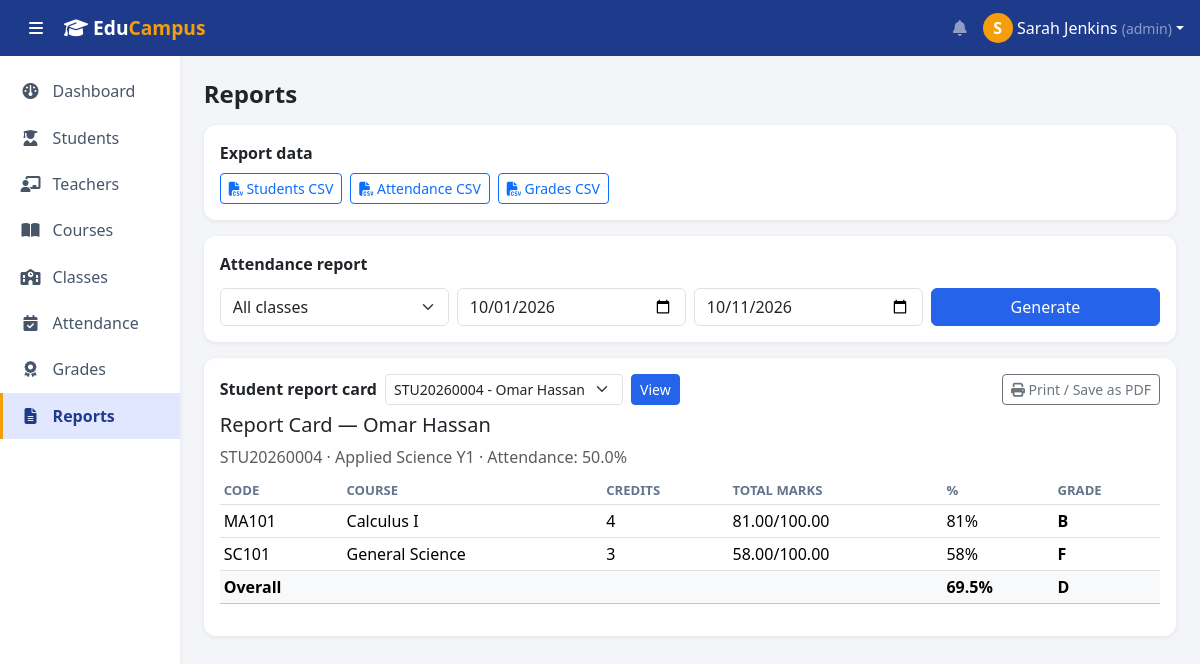
The app's page /reports.php?student_id=4 (signed in) with its own data.
### tables this page shows
CREATE TABLE students(
 id INT AUTO_INCREMENT PRIMARY KEY, user_id INT NULL, student_no VARCHAR(20) NOT NULL UNIQUE,
 first_name VARCHAR(60) NOT NULL, last_name VARCHAR(60) NOT NULL, email VARCHAR(120) NOT NULL UNIQUE, phone VARCHAR(30),
 gender ENUM('Male','Female') NOT NULL, dob DATE NULL, class_id INT NULL, academic_year_id INT NULL, photo VARCHAR(255) NULL,
 status ENUM('Active','Inactive','Graduated') NOT NULL DEFAULT 'Active', created_at TIMESTAMP DEFAULT CURRENT_TIMESTAMP,
 INDEX(class_id), INDEX(academic_year_id),
 FOREIGN KEY(user_id) REFERENCES users(id) ON DELETE SET NULL,
 FOREIGN KEY(class_id) REFERENCES classes(id) ON DELETE SET NULL,
 FOREIGN KEY(academic_year_id) REFERENCES academic_years(id) ON DELETE SET NULL);

CREATE TABLE classes(
 id INT AUTO_INCREMENT PRIMARY KEY, name VARCHAR(80) NOT NULL, department VARCHAR(100), academic_year_id INT NULL, teacher_id INT NULL,
 FOREIGN KEY(academic_year_id) REFERENCES academic_years(id) ON DELETE SET NULL,
 FOREIGN KEY(teacher_id) REFERENCES teachers(id) ON DELETE SET NULL);

### includes/bootstrap.php (called while the page is built, shortened)
<?php
function e($v){ return htmlspecialchars((string)$v, ENT_QUOTES, 'UTF-8'); }
function role(){ return $_SESSION['user']['role'] ?? ''; }
function letter_grade($pct){ return $pct>=90?'A':($pct>=80?'B':($pct>=70?'C':($pct>=60?'D':'F'))); }

### reports.php (the view, shortened to what this page needs)
<?php
require __DIR__.'/includes/bootstrap.php'; require __DIR__.'/includes/layout.php'; require_login();
$staff=role()!=='student';
$sid=$staff?(int)($_GET['student_id']??0):my_student_id($pdo);
?><div class="row g-3 no-print"><?php if($staff): ?><div class="col-12"><div class="card p-3"><strong>Export data</strong><div class="mt-2 d-flex gap-2 flex-wrap">
 <a class="btn btn-outline-primary btn-sm" href="?export=students"><i class="fa fa-file-csv"></i> Students CSV</a>
 <a class="btn btn-outline-primary btn-sm" href="?export=attendance"><i class="fa fa-file-csv"></i> Attendance CSV</a>
 <a class="btn btn-outline-primary btn-sm" href="?export=grades"><i class="fa fa-file-csv"></i> Grades CSV</a></div></div></div>
<div class="col-12"><div class="card p-3"><strong>Attendance report</strong><form class="row g-2 mt-1" method="get">
 <div class="col-md-3"><select name="class_id" class="form-select"><option value="">All classes</option></select></div>
 <div class="col-md-3"><input type="date" name="from" class="form-control" value="<?=e($_GET['from']??date('Y-m-01'))?>"></div>
 <div class="col-md-3"><input type="date" name="to" class="form-control" value="<?=e($_GET['to']??date('Y-m-d'))?>"></div>
 <div class="col-md-3"><button class="btn btn-primary w-100">Generate</button></div></form></div></div><?php endif; ?></div>
<div class="card p-3 mt-3"><div class="no-print d-flex gap-2 align-items-center mb-2"><strong>Student report card</strong>
<?php if($staff): ?><form method="get" class="d-flex gap-2"><select name="student_id" class="form-select form-select-sm"><option value="">Select student…</option>
<?php foreach(opts($pdo,"sql:SELECT id,CONCAT(student_no,' - ',first_name,' ',last_name) FROM students ORDER BY first_name") as $v=>$l): ?><option value="<?=e($v)?>" <?=$sid==$v?'selected':''?>><?=e($l)?></option><?php endforeach; ?></select><button class="btn btn-sm btn-primary">View</button></form><?php endif; ?>
<?php if($sid): ?><button class="btn btn-sm btn-outline-secondary ms-auto" onclick="window.print()"><i class="fa fa-print"></i> Print / Save as PDF</button><?php endif; ?></div>
<?php if($sid): $st=$pdo->prepare("SELECT s.*,c.name cn FROM students s LEFT JOIN classes c ON c.id=s.class_id WHERE s.id=?"); $st->execute([$sid]); $stu=$st->fetch();
 if($stu): $g=$pdo->prepare("SELECT c.code,c.title,c.credits,SUM(g.marks) m,SUM(g.max_marks) mx FROM grades g JOIN courses c ON c.id=g.course_id WHERE g.student_id=? GROUP BY c.id"); $g->execute([$sid]); $rows=$g->fetchAll();
 $am=$pdo->prepare("SELECT ROUND(SUM(status IN('Present','Late'))*100/COUNT(*),1) FROM attendance WHERE student_id=?"); $am->execute([$sid]); $ap=$am->fetchColumn(); ?>
 <h5>Report Card — <?=e($stu['first_name'].' '.$stu['last_name'])?></h5><p class="text-muted mb-2"><?=e($stu['student_no'])?> · <?=e($stu['cn']??'No class')?> · Attendance: <?=$ap!==null&&$ap!==false?e($ap).'%':'n/a'?></p>
 <table class="table table-sm"><thead><tr><th>Code</th><th>Course</th><th>Credits</th><th>Total marks</th><th>%</th><th>Grade</th></tr></thead><tbody>
 <?php $sm=0;$sx=0; foreach($rows as $r): $pc=round($r['m']*100/$r['mx'],1); $sm+=$r['m']; $sx+=$r['mx']; ?><tr><td><?=e($r['code'])?></td><td><?=e($r['title'])?></td><td><?=e($r['credits'])?></td><td><?=e($r['m'])?>/<?=e($r['mx'])?></td><td><?=e($pc)?>%</td><td><b><?=letter_grade($pc)?></b></td></tr><?php endforeach; ?>
 <?php if(!$rows): ?><tr><td colspan="6" class="text-muted">No grades recorded.</td></tr><?php else: $o=round($sm*100/$sx,1); ?><tr class="table-light"><td colspan="4"><b>Overall</b></td><td><b><?=e($o)?>%</b></td><td><b><?=letter_grade($o)?></b></td></tr><?php endif; ?></tbody></table>
 <?php endif; else: ?><p class="text-muted mb-0">Select a student to view a report card.</p><?php endif; ?></div>

### assets/style.css (style rules this page uses)
:root { --navy:#1e3a8a;--blue:#2563eb;--accent:#f59e0b;--bg:#f3f5f9 }
body { background:var(--bg);font-family:system-ui,-apple-system,"Segoe UI",Roboto,sans-serif }
.card { border:0;border-radius:12px;box-shadow:0 1px 4px rgba(15,23,42,.08) }
.btn-primary { background:var(--blue);border-color:var(--blue) }
.table thead th { color:#64748b;font-weight:600;font-size:.82rem;text-transform:uppercase }

### records on screen
students: first_name+last_name "Omar Hassan", student_no "STU20260004", class.name "Applied Science Y1"

### other values on screen
substr(user()['name'],0,1) "S"
user()['name'] "Sarah Jenkins"
role() "admin"
$n[1] "Dashboard"
$n[1] "Students"
$n[1] "Teachers"
$n[1] "Courses"
$n[1] "Classes"
$n[1] "Attendance"
$n[1] "Grades"
$n[1] "Reports"
$title "Reports"
$ap "50.0"
$r['code'] "MA101"
$r['title'] "Calculus I"
